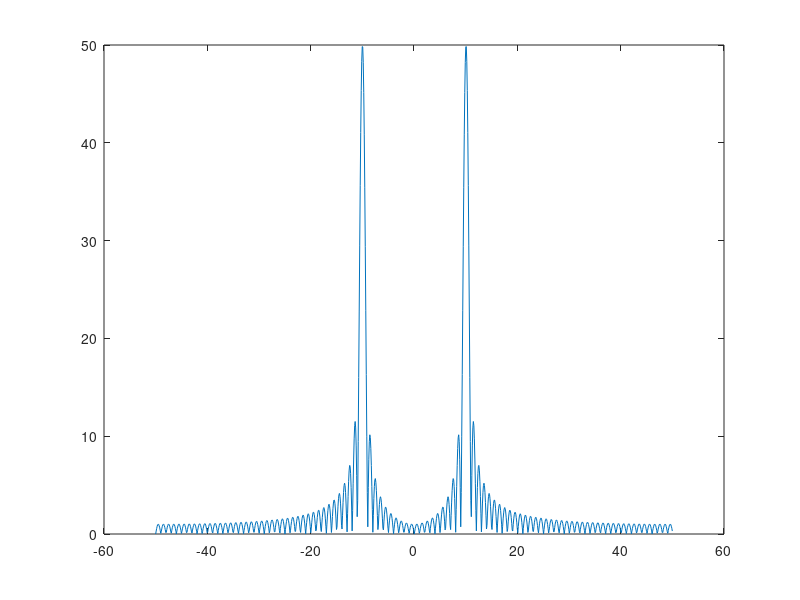

The MATLAB source for this figure: (Note: this script raises an error after producing the figure.)
%% ECES T580 Lab 2 - Tyler Bradley
clc;close all;clear;

%% Lab 2.1.1

% 1. Enter hbb into the search - how many hits did you get?
% Performing this search resulted in thousands of results across multiple 
% databases. There were 9,004 nucleotide, 1,561 genes, 11 genomes, and 
% 8,678 proteins

% 2. Click on the nucleotide link. To the right (in the Top Organisms box), 
% they suggest the human,mouse, chimpanzee, etc. HBB genes
% 3. Type hbb AND human[orgn] into the search. Now how many hits do you get? 
% Note: the AND has to be capitalized. The human[orgn] means that you?re 
% narrowing your search just to humans.
% There are 280 nucleotide results when typing in hbb AND human [ORGN]

% 4. Click on the HBB (Homo sapiens): hemoglobin, beta in the Gene search 
% (you can also use the link: http://www.ncbi.nlm.nih.gov/gene/3043). 
% Explore this record.
% 5. Search for hbb AND human[orgn] AND RefSeqGene in the Nucleotide search. 
% (this should lead you to http://www.ncbi.nlm.nih.gov/nuccore/28380636)
% 6. We will actually be obtaining the whole region and doing analysis on 
% the 81,706 bp linear DNA.



%% Lab 2.1.2: FFT review: linspace, Fs, fftshift, NFFT:
% 1. Generate one second of a cosine of ?s = 10Hz sampled at Fs = 100Hz and assign it to x. Define
% a tt as your time axis.
Fs = 100;
T = 1/Fs;
t = (0:Fs-1)*T;

x = cos(2*pi*10*t);

plot(t, x)
xlim([0, 1])
xlabel('time (sec)')


% 2. Take 64 points FFT.
fft_64 = fft(x, 64);
abs_Y = abs(fft_64);

% 3. As you remember, the DFT (which the FFT implements) computes N samples
% of ?k = 2?(k/N)
% where k = 0, 1, 2, 3, ..., N ? 1. Plot the magnitude of this 64-points FFT at range 0 to 63, what do
% you think of this graph?
plot(0:63, abs_Y)
% The peaks of the graph appear to be where the wavelength of the cosine
% located

% 4. To get the x-axis into a Hz-frequency form, plot this 64-points FFT between ?50 to 50 (the 100Hz
% sampling rate) and have N-points between them.
x_lims = linspace(-50, 50, 64);
plot(x_lims, fftshift(abs_Y));

% 5. According to your figure, what frequency is this cosine wave at?
% Answer: The frequency of the cosine is 10Hz

% 6. Remember that the FFT is evaluating from 0 to 2?. We are used to viewing graphs from ?? to ?.
% Therefore, you need to shift your graph.
% This is done above in the graph from -50 to 50

% 7. Now according to your shifted graph. what frequency is this at?
% Answer: The frequency is 10 Hz

% 8. Note that the spikes have long drop-offs? Try a 1024-point DFT. Note that the peak is closer to
% 10 and the drop-off is quicker. Although, now sidelobes are an issue.
fft_1024 = fft(x, 1024);
abs_fft_1024 = abs(fft_1024);

x_lims = linspace(-50, 50, 1024);
plot(x_lims, fftshift(abs_fft_1024));


%% Lab 2.2.1
hbb = getgenbank("NG_000007.3");

% 1. How many CDS regions are there in this sequence? (A CDS sequence is a coding sequence that
% results in a protein product).
CDS = hbb.CDS;

% There are 5 CDS regions in this sequence

% 2. Look at hbb.CDS(1), what is the length of this region? How would you identify the coding and
% non-coding sequences for this hbb.CDS(1) region on Chromosome 11?
CDS(1);

% length of the region 
CDS(1).indices(6) - CDS(1).indices(1)

% The coding regions are determined by looking at the sequence between the
% odd and even indices, while the non-coding regions is the portion between
% the odd indices + 1 and the even indices - 1
% CDS(1) first coding region:
hbb.Sequence(CDS(1).indices(1):CDS(1).indices(2));

% CDS(1) first non-coding region:
hbb.Sequence((CDS(1).indices(2)+1):(CDS(1).indices(3)-1));


% 3. Write a function that will take a sequence and CDS indices as input and outputs the corresponding
% coding and non-coding DNA sequences
% The code for get_coding function is at the bottom of this script
cds1_regions = get_coding(hbb.Sequence, CDS(1).indices);

%% Lab 2.2.2
coding = strjoin(cds1_regions.coding, "");

% This does not work
% coding_A = (upper(coding)=='A'); 

% so I wrote a function is_base to do this
% The code for this function can be found at the bottom of this file
coding_A = is_base(coding.char, "a"); 
coding_T = is_base(coding.char, "t");
coding_C = is_base(coding.char, "c");
coding_G = is_base(coding.char, "g");

% calculating the fft for the sequence
coding_FT = abs(fft(coding_A, 1024)).^2 + abs(fft(coding_T, 1024)).^2 + abs(fft(coding_C, 1024)).^2 + abs(fft(coding_G, 1024)).^2;

% Set the first ten and last ten elements to zero so they do not weigh
% down the plot
coding_FT(1:10) = repelem(0, 10);
coding_FT(1015:1024) = repelem(0,10);
figure(1)
plot(coding_FT)

nfft_coding_3 = coding_FT(round(1024/3));

%% Lab 2.2.3
% Now, compute the magnitude spectrum of the noncoding sequence (use the same NFFT value as
% above)? what does it look like? What is the magnitude of the NFFT/3 point compared to the coding
% sequence? Show your two plots, explain the peaks to your instructor, and the difference between
% coding and noncoding regions.
non_coding = strjoin(cds1_regions.non_coding, "");

non_coding_a = is_base(non_coding.char, "a");
non_coding_t = is_base(non_coding.char, "t");
non_coding_g = is_base(non_coding.char, "g");
non_coding_c = is_base(non_coding.char, "c"); 

non_coding_FT = abs(fft(non_coding_a, 1024)).^2 + abs(fft(non_coding_t, 1024)).^2 + ...
abs(fft(non_coding_c, 1024)).^2 + abs(fft(non_coding_g, 1024)).^2;

nfft_3 = non_coding_FT(round(1024/3));

% Set the first ten and last ten elements to zero so they do not weigh
% down the plot
non_coding_FT(1:10) = repelem(0, 10);
non_coding_FT(1015:1024) = repelem(0,10);

subplot(2, 1, 1)
plot(coding_FT)
title("Coding Region")

subplot(2, 1, 2)
plot(non_coding_FT)
title("Non-coding Region")

% The non coding regions seems to have very minor peaks every 200 bases but
% no clear spikes at NFFT/3. Conversly, the coding region has clear peaks
% at the NFFT/3 and 2*NFFT/3 positions. 



%% Functions for the Lab
% This function corresponds to Lab 2.2.1 #3 and returns the 
% coding and non-coding regions of the input sequence in a struct object
% with coding and non_coding character arrays
function output = get_coding(seq, indices)
num_indices = length(indices);
coding = repelem("a", num_indices/2);
non_coding = repelem("a", (num_indices/2)-1);
n_code = 1;
n_non_code = 1;
for i = 1:num_indices-1
    if mod(i,2) == 1
        coding(n_code) = seq(indices(i):indices(i+1));
        n_code = n_code + 1;
    else 
        non_coding(n_non_code) = seq(indices(i)+1:indices(i+1)-1);
        n_non_code = n_non_code+1;
    end
end

output.coding = coding;
output.non_coding = non_coding;
end

% This function is for Lab 2.2.2 and 2.2.3
% It takes the character string and looks at each of the bases and
% determines if it matches the specified base
function output = is_base(seq, base)
seq_length = length(seq);
out_binary = repelem(0, seq_length);

for i = 1:seq_length
    if seq(i) == base
        out_binary(i) = 1;
    else 
        out_binary(i) = 0;
    end
end    
output = out_binary;
end

% 1. Assume that the windows have full overlap meaning that each window of WINDOW_LENGTH
% overlaps by WINDOW_LENGTH ? 1 data points:
% 2. DNA_SEQUENCE is the DNA sequence of letters (before the binary indicator operation).
% 3. NFFT is the number of points to take in the Fourier transform.
% 4. The output will give you the magnitude of the N/3
% point for each position (or consecutive window) in the sequence.
function output = threebasefreq_stft(seq, window_length, nfft)
% calculate the sequence length
seq_length = length(seq);

% create a vector that is preallocated to the length of the expected output
fft_vec = repelem(0, seq_length-window_length);
for i = 1:seq_length-window_length
    % create a sub sequence
    sub_seq = seq(i:i+window_length);
    
    % calculate the u[base] for each of the bases
    sub_a = is_base(sub_seq, "a");
    sub_t = is_base(sub_seq, "t");
    sub_c = is_base(sub_seq, "c");
    sub_g = is_base(sub_seq, "g");
    
    % calculate the fft
    sub_ft = abs(fft(sub_a, nfft)).^2 + abs(fft(sub_t, nfft)).^2 + ...
abs(fft(sub_c, nfft)).^2 + abs(fft(sub_g, nfft)).^2;
    
    % find the nfft/3
    nfft_3 = sub_ft(round(nfft/3));
    % square the result to make the effect more clear and put it into the
    % output vector
    fft_vec(i) = nfft_3^2;
end
% assign the output vector
output = fft_vec;
end
